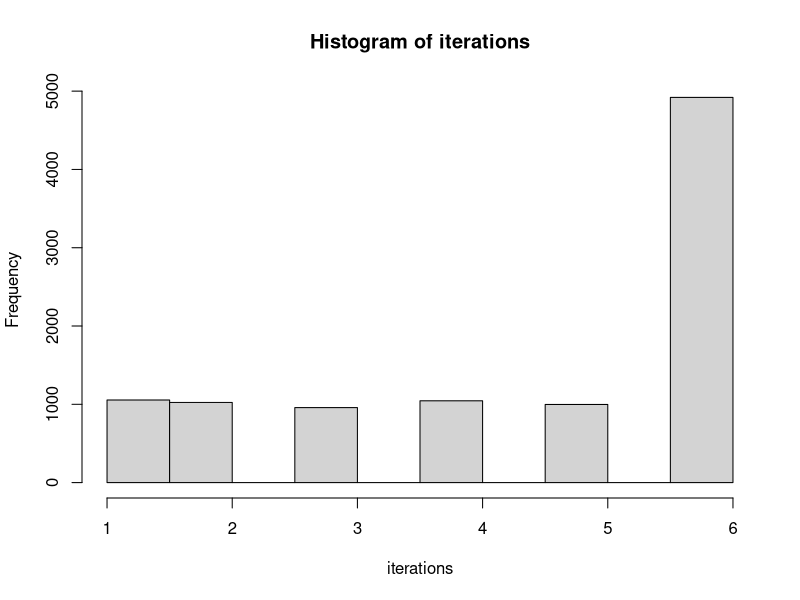
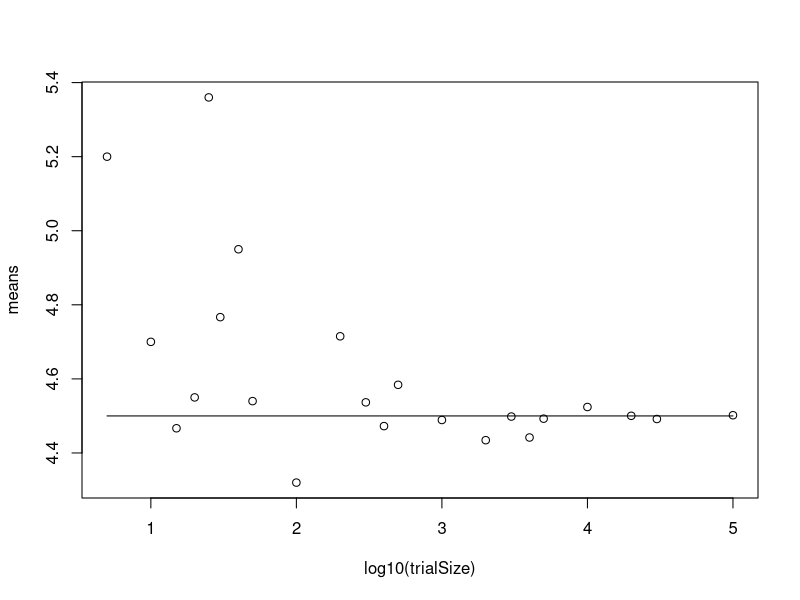
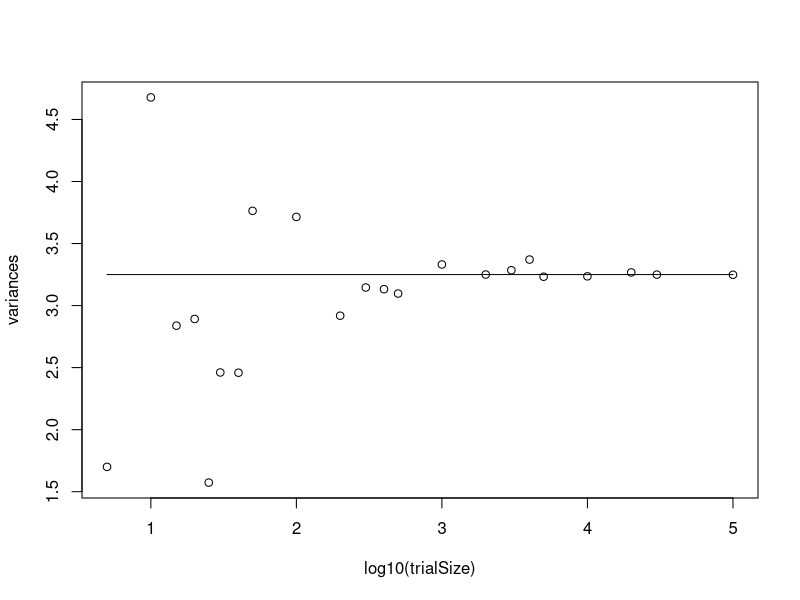

Source code (R) for these figures, in order:
## ---- chunk 1
propabilities <- c(0.1,0.1,0.1,0.1,0.1,0.5)
values <- c(1,2,3,4,5,6)
expect_mean <- weighted.mean(values, propabilities)
variance <- sum((propabilities*(values^2))) - expect_mean^2

expect_mean
variance
## ---- chunk 2
iterations <- sample(values, 10000, replace=TRUE, prob=propabilities)
hist(iterations)

iterations_func <- function(num_rolls)
{
  iteration <- sample(values, num_rolls, replace=TRUE, prob=propabilities)
  return(iteration)
}
## ---- chunk 3
trialSize <- c(5,10,15,20,25,30,40,50,100,200,300,400,500,1000,2000,3000,4000,5000,10000,20000,30000, 100000)
means <- vector(mode = "double", length = length(trialSize))
variances <- vector(mode = "double", length = length(trialSize))

for(i in 1:length(trialSize))
{
  rolls <- vector(length = trialSize[i], mode = "double")
  rolls <- iterations_func(trialSize[i])
  means[i] <- mean(rolls);
  variances[i] <- var(rolls)
}
plot(log10(trialSize), means)
lines(log10(trialSize), rep(4.5, length(trialSize)))
plot(log10(trialSize), variances)
lines(log10(trialSize), rep(3.25, length(trialSize)))
